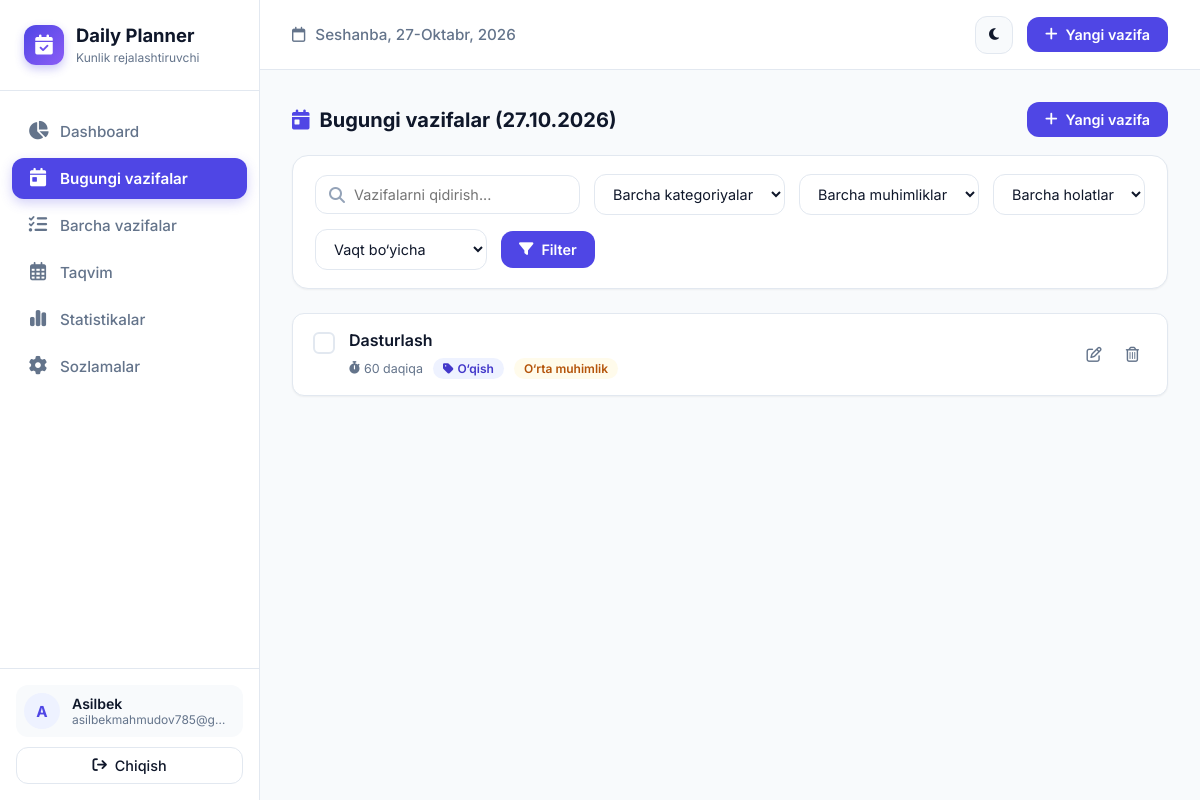
The app's page /today/ (signed in) with its own data.
### planner/models.py (models this page shows, shortened)
class Task(models.Model):
    class Priority(models.TextChoices):
        LOW = 'low', 'Past'
        MEDIUM = 'medium', 'O‘rta'
        HIGH = 'high', 'Yuqori'
    class Category(models.TextChoices):
        STUDY = 'study', 'O‘qish'
        WORK = 'work', 'Ish'
        PERSONAL = 'personal', 'Shaxsiy'
        HEALTH = 'health', 'Sog‘liq'
        OTHER = 'other', 'Boshqa'
    user = models.ForeignKey(
        User,
        on_delete=models.CASCADE,
        related_name='tasks',
        verbose_name="Foydalanuvchi"
    )
    title = models.CharField(max_length=255, verbose_name="Vazifa nomi")
    description = models.TextField(blank=True, verbose_name="Vazifa tavsifi")
    date = models.DateField(default=timezone.now, verbose_name="Sana")
    start_time = models.TimeField(null=True, blank=True, verbose_name="Boshlanish vaqti")
    end_time = models.TimeField(null=True, blank=True, verbose_name="Tugash vaqti")
    duration = models.PositiveIntegerField(
        null=True,
        blank=True,
        help_text="Davomiyligi (daqiqalarda)",
        verbose_name="Davomiyligi (daqiqa)"
    )
    priority = models.CharField(
        max_length=10,
        choices=Priority.choices,
        default=Priority.MEDIUM,
        verbose_name="Muhimlik darajasi"
    )
    category = models.CharField(
        max_length=20,
        choices=Category.choices,
        default=Category.PERSONAL,
        verbose_name="Kategoriya"
    )
    is_completed = models.BooleanField(default=False, verbose_name="Bajarilgan")
    created_at = models.DateTimeField(auto_now_add=True, verbose_name="Yaratilgan vaqt")
    updated_at = models.DateTimeField(auto_now=True, verbose_name="Yangilangan vaqt")
    class Meta:
        ordering = ['date', 'start_time', '-priority', '-created_at']
        verbose_name = "Vazifa"
        verbose_name_plural = "Vazifalar"

### planner/views.py (the view)
# urls.py: path('today/', views.today_tasks_view, name='today_tasks'),
@login_required
def today_tasks_view(request):
    today = timezone.localdate()
    tasks = Task.objects.filter(user=request.user, date=today)
    query = request.GET.get('q')
    if query:
        tasks = tasks.filter(Q(title__icontains=query) | Q(description__icontains=query))
    category = request.GET.get('category')
    if category:
        tasks = tasks.filter(category=category)
    priority = request.GET.get('priority')
    if priority:
        tasks = tasks.filter(priority=priority)
    status = request.GET.get('status')
    if status == 'completed':
        tasks = tasks.filter(is_completed=True)
    elif status == 'pending':
        tasks = tasks.filter(is_completed=False)
    sort = request.GET.get('sort', 'time')
    if sort == 'time':
        tasks = tasks.order_by('start_time', '-created_at')
    elif sort == 'priority':
        tasks = tasks.order_by('-priority', 'start_time')
    elif sort == 'title':
        tasks = tasks.order_by('title')
    task_form = TaskForm(initial={'date': today})
    context = {
        'tasks': tasks,
        'today': today,
        'task_form': task_form,
        'active_menu': 'today',
        'categories': Task.Category.choices,
        'priorities': Task.Priority.choices,
    }
    return render(request, 'planner/today_tasks.html', context)

### planner/templates/planner/today_tasks.html (shortened to what this page needs)
{% extends "planner/base.html" %}
{% block content %}
<div class="section-header">
  <div class="section-title">
    <i class="fa-solid fa-calendar-day" style="color: var(--primary);"></i>
    Bugungi vazifalar ({{ today|date:"d.m.Y" }})
  </div>
  <button class="btn-primary open-create-task-modal">
    <i class="fa-solid fa-plus"></i> Yangi vazifa
  </button>
</div>
<div class="filter-card">
  <form method="GET" class="filter-form">
    <div class="filter-input-group">
      <i class="fa-solid fa-magnifying-glass"></i>
      <input type="text" name="q" class="form-input" placeholder="Vazifalarni qidirish..." value="{{ request.GET.q }}">
    </div>
    <div style="min-width: 150px;">
      <select name="category" class="form-select">
        <option value="">Barcha kategoriyalar</option>
      </select>
    </div>
    <div style="min-width: 150px;">
      <select name="priority" class="form-select">
        <option value="">Barcha muhimliklar</option>
      </select>
    </div>
    <div style="min-width: 150px;">
      <select name="status" class="form-select">
        <option value="">Barcha holatlar</option>
      </select>
    </div>
    <div style="min-width: 150px;">
      <select name="sort" class="form-select">
        <option value="time" {% if request.GET.sort == 'time' %}selected{% endif %}>Vaqt bo‘yicha</option>
      </select>
    </div>
    <button type="submit" class="btn-primary" style="padding: 10px 18px;">
      <i class="fa-solid fa-filter"></i> Filter
    </button>
  </form>
</div>
<div class="task-list">
  {% for task in tasks %}
  <div class="task-item {% if task.is_completed %}completed{% endif %}">
    <div class="task-left">
      <form class="task-check-form" action="{% url 'task_toggle_status' task.id %}" method="POST">
        <button type="submit" class="task-check-btn {% if task.is_completed %}checked{% endif %}">
        </button>
      </form>
      <div class="task-details">
        <div class="task-title">{{ task.title }}</div>
        <div class="task-meta">
          {% if task.duration %}
          <span class="meta-item">
            <i class="fa-solid fa-stopwatch"></i>
            {{ task.duration }} daqiqa
          </span>
          {% endif %}
          <span class="badge badge-category">
            <i class="fa-solid fa-tag"></i> {{ task.get_category_display }}
          </span>
          <span class="badge badge-{{ task.priority }}">
            {{ task.get_priority_display }} muhimlik
          </span>
        </div>
      </div>
    </div>
    <div class="task-actions">
      <button class="action-btn open-edit-task-modal" data-id="{{ task.id }}" title="Tahrirlash">
        <i class="fa-regular fa-pen-to-square"></i>
      </button>
      <button class="action-btn delete open-delete-modal" data-id="{{ task.id }}" data-title="{{ task.title }}" title="O‘chirish">
        <i class="fa-regular fa-trash-can"></i>
      </button>
    </div>
  </div>
  {% endfor %}
</div>
{% endblock %}

### planner/templates/planner/base.html (shortened to what this page needs)
{% load static %}
<!DOCTYPE html>
<html lang="uz" data-theme="light">
<head>
  <link rel="stylesheet" href="https://cdnjs.cloudflare.com/ajax/libs/font-awesome/6.5.1/css/all.min.css">
  <link rel="stylesheet" href="{% static 'css/style.css' %}">
</head>
<body>
  <div class="app-container">
    {% if user.is_authenticated %}
    <aside class="sidebar" id="sidebar">
      <div class="sidebar-brand">
        <div class="brand-icon">
          <i class="fa-solid fa-calendar-check"></i>
        </div>
        <div class="brand-text">
          <h2>Daily Planner</h2>
          <span>Kunlik rejalashtiruvchi</span>
        </div>
      </div>
      <nav class="sidebar-nav">
        <a href="{% url 'dashboard' %}" class="nav-link {% if active_menu == 'dashboard' %}active{% endif %}">
          <i class="fa-solid fa-chart-pie"></i>
          <span>Dashboard</span>
        </a>
        <a href="{% url 'today_tasks' %}" class="nav-link {% if active_menu == 'today' %}active{% endif %}">
          <i class="fa-solid fa-calendar-day"></i>
          <span>Bugungi vazifalar</span>
        </a>
        <a href="{% url 'all_tasks' %}" class="nav-link {% if active_menu == 'all_tasks' %}active{% endif %}">
          <i class="fa-solid fa-list-check"></i>
          <span>Barcha vazifalar</span>
        </a>
        <a href="{% url 'calendar' %}" class="nav-link {% if active_menu == 'calendar' %}active{% endif %}">
          <i class="fa-regular fa-calendar-days"></i>
          <span>Taqvim</span>
        </a>
        <a href="{% url 'statistics' %}" class="nav-link {% if active_menu == 'statistics' %}active{% endif %}">
          <i class="fa-solid fa-chart-simple"></i>
          <span>Statistikalar</span>
        </a>
        <a href="{% url 'settings' %}" class="nav-link {% if active_menu == 'settings' %}active{% endif %}">
          <i class="fa-solid fa-gear"></i>
          <span>Sozlamalar</span>
        </a>
      </nav>
      <div class="sidebar-footer">
        <div class="user-profile-summary">
          <div class="user-avatar">
            {{ user.username|slice:":1"|upper }}
          </div>
          <div class="user-info">
            <div class="user-name">{{ user.first_name|default:user.username }}</div>
            <div class="user-email">{{ user.email|default:"Foydalanuvchi" }}</div>
          </div>
        </div>
        <a href="{% url 'logout' %}" class="btn-secondary" style="justify-content: center; width: 100%;">
          <i class="fa-solid fa-arrow-right-from-bracket"></i> Chiqish
        </a>
      </div>
    </aside>
    <div class="main-wrapper">
      <header class="topbar">
        <div class="topbar-left">
          <div style="font-size: 0.95rem; color: var(--text-muted); font-weight: 500;">
            <i class="fa-regular fa-calendar" style="margin-right: 6px;"></i>
            {{ today|date:"l, j-F, Y"|default:"" }}
          </div>
        </div>
        <div class="topbar-right">
          <button class="theme-toggle-btn" id="theme-toggle-btn" title="Mavzuni almashtirish">
            <i id="theme-icon" class="fa-solid fa-moon"></i>
          </button>
          <button class="btn-primary open-create-task-modal">
            <i class="fa-solid fa-plus"></i> Yangi vazifa
          </button>
        </div>
      </header>
      <main class="content-area">
        {% block content %}{% endblock %}
      </main>
    </div>
    {% else %}
    <div style="width: 100%;">
      {% block auth_content %}{% endblock %}
    </div>
    {% endif %}
  </div>
</body>
</html>

### records on screen
Task: is_completed False (drawn), title "Dasturlash", duration "60", category "O‘qish", priority "O‘rta"

### other values on screen
{{ user.username|slice:":1"|upper }} "A"
{{ user.first_name|default:user.username }} "Asilbek"
{{ user.email|default:"Foydalanuvchi" }} "asilbekmahmudov785@g…"
{{ today|date:"l, j-F, Y"|default:"" }} "Seshanba, 27-Oktabr, 2026"
{{ today|date:"d.m.Y" }} "27.10.2026"
